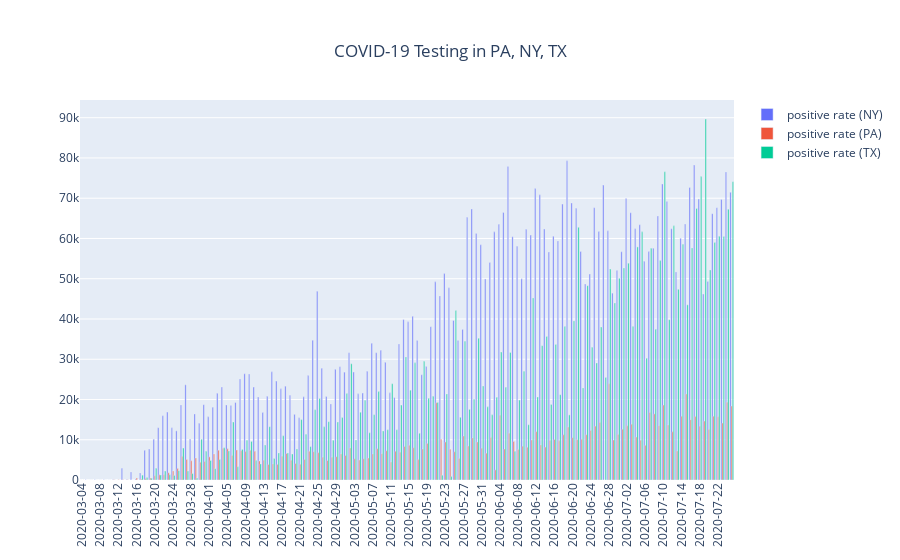

Here is the notebook cell this chart was saved with:
### Code cell
bar_trace_list = []
  
for region, gby in temp.groupby('state'):
    trace1 = go.Bar(x=gby['date'].dt.date, y = gby['totalTestResultsIncrease'],
                        name='positive rate ({st})'.format(st=region),
                        yaxis='y2')
    bar_trace_list.append(trace1)
bar_fig = go.Figure(data=bar_trace_list,layout=layout)
bar_fig.show()

### Figure 1 — Plotly figure (JSON) as saved in the notebook; plotly's stock layout.template omitted (floating-point values rounded to 4 significant figures; data arrays with more than 128 entries replaced by an {"elided": "..."} marker saying what was removed)
{"data": [{"name": "positive rate (NY)", "type": "bar", "x": {"elided": "144 str values"}, "y": {"elided": "144 int values"}, "yaxis": "y2"}, {"name": "positive rate (PA)", "type": "bar", "x": {"elided": "142 str values"}, "y": {"elided": "142 int values"}, "yaxis": "y2"}, {"name": "positive rate (TX)", "type": "bar", "x": {"elided": "144 str values"}, "y": {"elided": "144 int values"}, "yaxis": "y2"}], "layout": {"autosize": true, "title": {"text": "COVID-19 Testing in PA, NY, TX", "x": 0.5, "xanchor": "center", "y": 0.92, "yanchor": "top"}, "xaxis": {"autorange": true, "range": [-0.5, 143.5], "tickangle": -90, "tickmode": "auto", "type": "category"}, "yaxis2": {"autorange": true, "range": [0, 94400.0], "type": "linear"}}}
